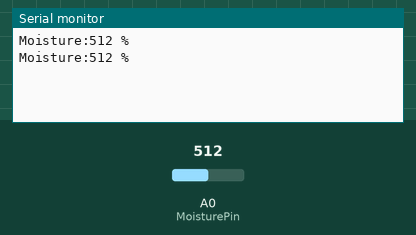
The sketch below on a simulated Arduino Uno, built with avr-gcc and run on an emulated ATmega328P. On the bench: the last lines printed to the serial monitor. The test bench sets the inputs (shaded band); at power-on: A0 (MoisturePin) = 512.

Above: at 1.8 s.
1.9 s: A0 (MoisturePin) set to 716
At 2.8 s:
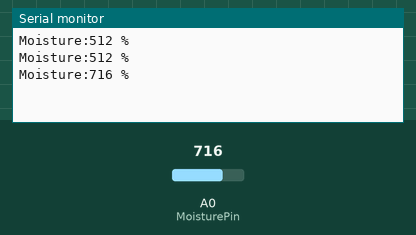
3.4 s: A0 (MoisturePin) set to 900
At 4.8 s:
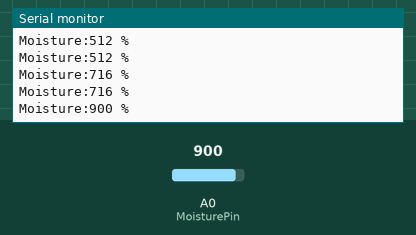
Timing chart, 0 to 6.4 s (numbered marks = the images above; inputs shaded):
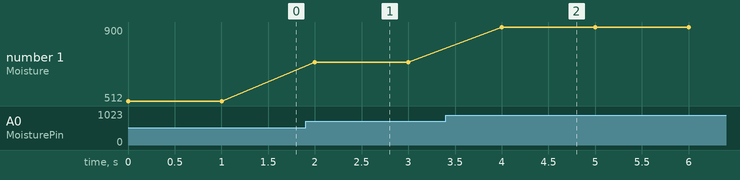

Measured:
- after the input at 1.9 s, the serial monitor: prints a new line after 0.10 s (image 1)
- after the input at 3.4 s, the serial monitor: prints a new line after 0.60 s (image 2)
- plotted number 1: 512 → 716 after the input at 1.9 s, 716 → 900 after the input at 3.4 s

The sketch:

getMoisture.ino
```cpp
#define MoisturePin 0     //訊號來源為第A1腳位

void setup() {
  // put your setup code here, to run once:
  Serial.begin(9600);
}

void loop() {
  // put your main code here, to run repeatedly:
  int moistureVal = analogRead(MoisturePin);
  Serial.print("Moisture:");
  Serial.print(moistureVal);
  Serial.println(" %\t");
  delay(1000); //每秒回傳一次資料
}
```
